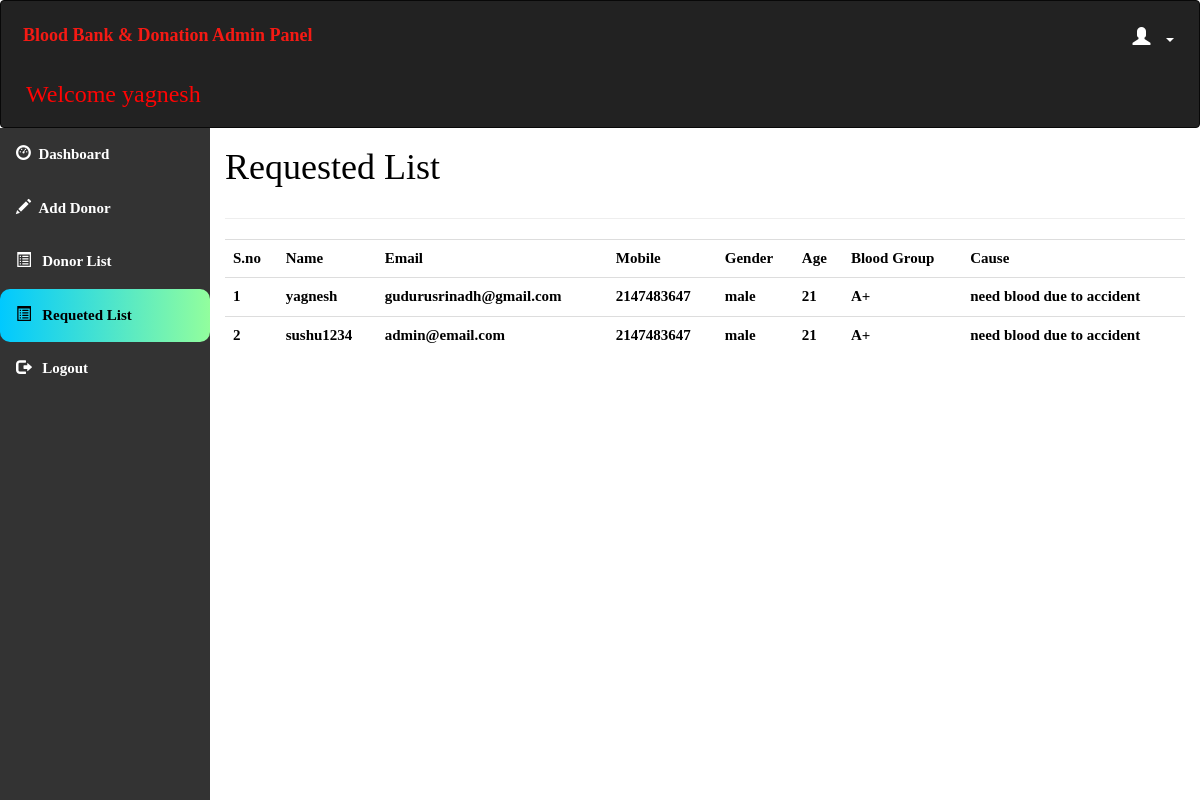
The page /requested_list.php (signed in) on the database its author committed.
### tables this page shows
CREATE TABLE `doctor_logins` (
  `name` text NOT NULL,
  `hospital_name` varchar(30) NOT NULL,
  `designation` varchar(30) NOT NULL,
  `email` varchar(30) NOT NULL,
  `mobile_no` int(10) NOT NULL,
  `user_name` varchar(30) NOT NULL,
  `password` varchar(30) NOT NULL
);

CREATE TABLE `requested_list` (
  `name` text NOT NULL,
  `email` varchar(30) NOT NULL,
  `mobile_no` int(10) NOT NULL,
  `gender` varchar(10) NOT NULL,
  `age` int(4) NOT NULL,
  `blood_group` varchar(10) NOT NULL,
  `cause` varchar(50) NOT NULL,
  `approve` text NOT NULL
);

### requested_list.php (the view, shortened to what this page needs)
<?php
include "head.php";
?>
<html>
<head>
  <link rel="stylesheet" href="https://maxcdn.bootstrapcdn.com/bootstrap/3.4.1/css/bootstrap.min.css">
</head>
<body style="color:black">
<?php $active="query";
include "databaseconnection.php";
    $query="SELECT * FROM requested_list";
    $result=$conn->query($query);
if($result->num_rows>0){
  $options=mysqli_fetch_all($result,MYSQLI_ASSOC);
}
?>
<div id="sidebar">
<?php include 'sidebar.php'; ?>
</div>
<div id="content">
  <div class="content-wrapper">
    <div class="container-fluid">
      <div class="row">
        <div class="col-md-12 lg-12 sm-12">
          <h1 class="page-title">Requested List</h1>
        </div>
      </div>
      <hr>
      <table align="center" class="table table-hover">
            <tr>
            <th>S.no</th>
            <th>Name</th>
            <th style="text-align:left;">Email</th>
            <th>Mobile</th>
            <th>Gender</th>
            <th>Age</th>
            <th>Blood Group</th>
            <th>Cause</th>
            </tr>
            <?php
            $sn=1;
            foreach($options as $option)
            {
            ?>
            <tr>
            <td><?PHP echo $sn; ?></td>
            <td><?php echo $option['name']; ?></td>
            <td style="text-align:left;"><?php echo $option['email']; ?></td>
            <td><?php echo $option['mobile_no']; ?></td>
            <td><?php echo $option['gender']; ?></td>
            <td><?php echo $option['age']; ?></td>
            <td><?php echo $option['blood_group']; ?></td>
            <td><?php echo $option['cause']; ?></td>
            </tr>
            <?php $sn++;
            }
            ?>
        </table>
      </div>
      </div>
      </div>
</body>
</html>

### head.php (shortened to what this page needs)
<!DOCTYPE html>
<html>
<head>
  <link rel="stylesheet" href="https://maxcdn.bootstrapcdn.com/bootstrap/3.4.1/css/bootstrap.min.css">
</head>
<body>
    <?php
    $name=$_SESSION['name1'];
    $email=$_SESSION['email1'];
    include "databaseconnection.php";
        $sql="SELECT * FROM doctor_logins WHERE name='$name' AND email='$email'";
        $result=mysqli_query($conn,$sql) or die("query failed.");
        $row=mysqli_fetch_assoc($result);
    ?>
<nav class="navbar navbar-inverse">
  <div class="container-fluid">
    <div class="navbar-header">
      <a class="navbar-brand" id="qq" href="dashboard.php" style="color:#F51A14;">Blood Bank & Donation Admin Panel</a>
      <h3><?php echo "Welcome ".$row['name'];  ?></h3>
    </div>
    <ul class="nav navbar-nav navbar-right">
      <li class="dropdown"><a class="dropdown-toggle" id="qw" data-toggle="dropdown" href="#" style="font-weight:bold;color:white "> <span class="glyphicon glyphicon-user"></span>&nbsp&nbsp
       ?><span class="caret"></span></a>
    </li>
    </ul>
  </div>
</nav>
</body></html>

### head.php (style rules this page uses)
.navbar { background-color: #333333 ; padding: 10px 10px; color:#FF0404 ; }
.navbar a { float: left; color: white; text-align: center; padding: 12px; text-decoration: none; font-size: 18px; line-height: 25px; }
.navbar-brand { font-size: 25px; font-weight: bold; }
.navbar a { float: none; display: block; text-align: left; }
.navbar-right { float: none; }

### requested_list.php (style rules this page uses)
#sidebar { position:relative;margin-top:-20px }
#content { position:relative;margin-left:210px }

### sidebar.php (style rules this page uses)
body { margin: 0; font-family: 'Averia Gruesa Libre';font-size: 15px; color:#F8F9F9; }

### rows shown on the page
doctor_logins: name "yagnesh"
requested_list: name "yagnesh", email "gudurusrinadh@gmail.com", mobile_no "2147483647", gender "male", age "21", blood_group "A+", cause "need blood due to accident"
requested_list: name "sushu1234", email "admin@email.com", mobile_no "2147483647", gender "male", age "21", blood_group "A+", cause "need blood due to accident"
